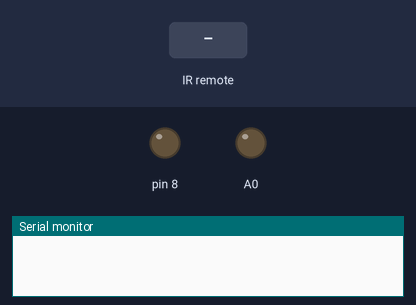
A sketch run on a simulated Arduino Uno, built with avr-gcc and run on an emulated ATmega328P. Shown: output pins drawn as LEDs (lit = HIGH), the last lines printed to the serial monitor. The inputs (shaded band) are chosen by the test bench.

Above: at 1.2 s.
1.3 s: infrared code 0xFFA25D received
At 2.3 s:
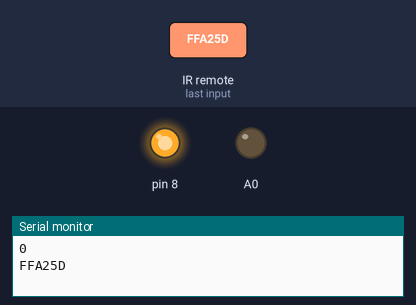
2.8 s: infrared code 0xFF906F received
4.3 s: infrared code 0xFFA857 received
Timing chart, 0 to 7.3 s (numbered marks = the images above; inputs shaded):
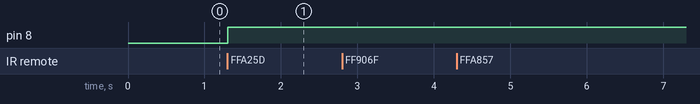

Measured:
- after the input at 1.3 s, pin 8: LOW → HIGH at once

The sketch:

IR-led-on_off.ino
```cpp
//  Turn On and Off LED
//  with IR remote
//  IR on 11 pin
//  LED on 8 pin
//
//  ================
//  Button  | Value
//  ======= | ======
/*  ON/OFF  | FFA25D
 *    +     | FF906F
 *    -     | FFA857
 *    Back  | FF02FD
 *  Forward | FFC23D
 */

#include <IRremote.h>
int RECV_PIN = 11;
int flag = 0;
int ledBrightnes = 0;
IRrecv irrecv(RECV_PIN);

decode_results results;

void setup()
{

  Serial.begin(9600);
  irrecv.enableIRIn(); // Start the receiver
  pinMode(8,OUTPUT);
}

void loop() {
   delay(100);
  if (irrecv.decode(&results)) {
    Serial.println(ledBrightnes);
    Serial.println(results.value,HEX);
    irrecv.resume(); // Receive the next value


  if(results.value == 0xFFA25D && flag == 0){
    digitalWrite(8,HIGH);
    //delay(100);
    flag =1;

  }else{
     if(results.value == 0xFFA25D && flag == 1){
    digitalWrite(8,LOW);
   // delay(100);
    flag =0;
   }
//  If "+", then get brightness higher
   if(results.value == 0xFF906F){
  ledBrightnes = ledBrightnes + 10;
   }

      if(results.value == 0xFFA857){
  ledBrightnes = ledBrightnes - 10;

   }
  // analogWrite(A1,ledBrightnes);
  }

 }
analogWrite(A0,ledBrightnes);
}
```
